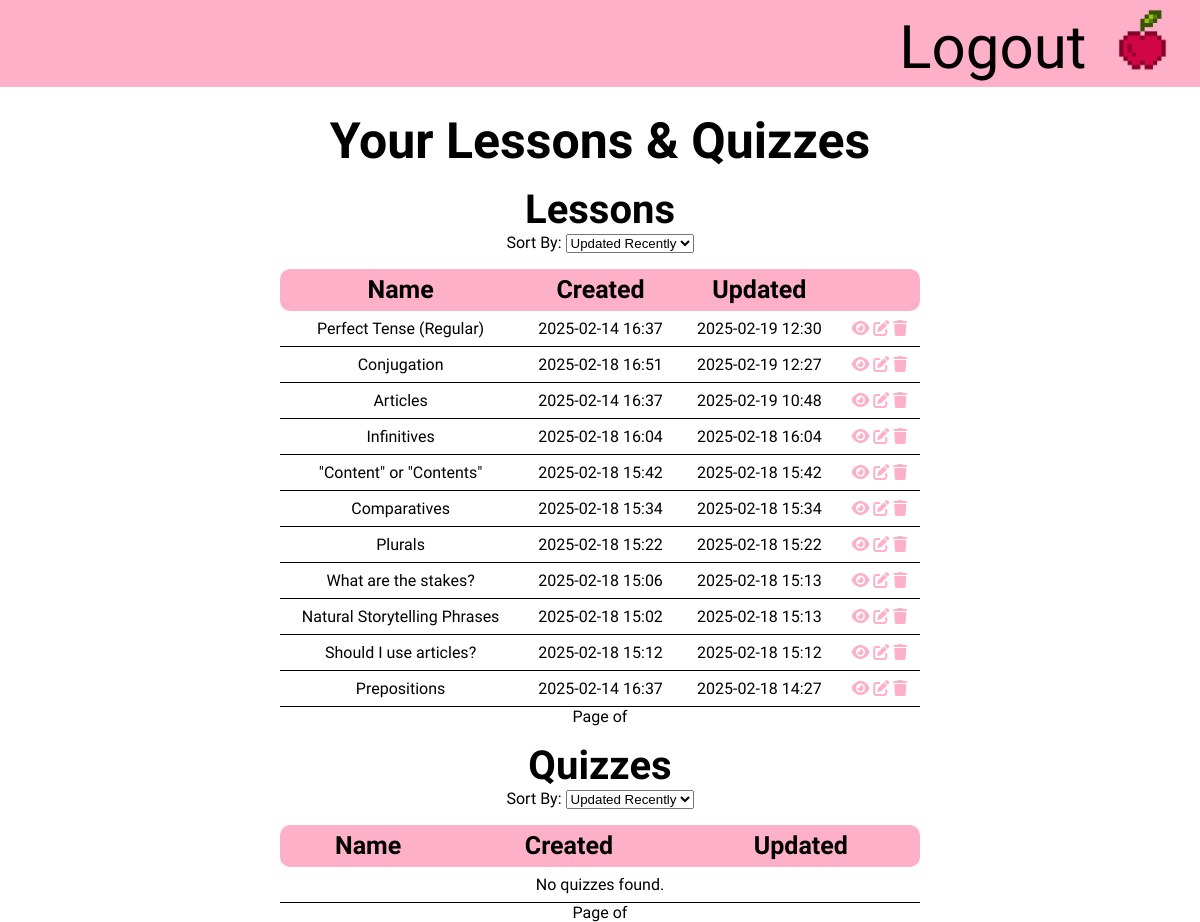
/dashboard/creator/view/ (signed in), run on an earlier commit of the app's database.
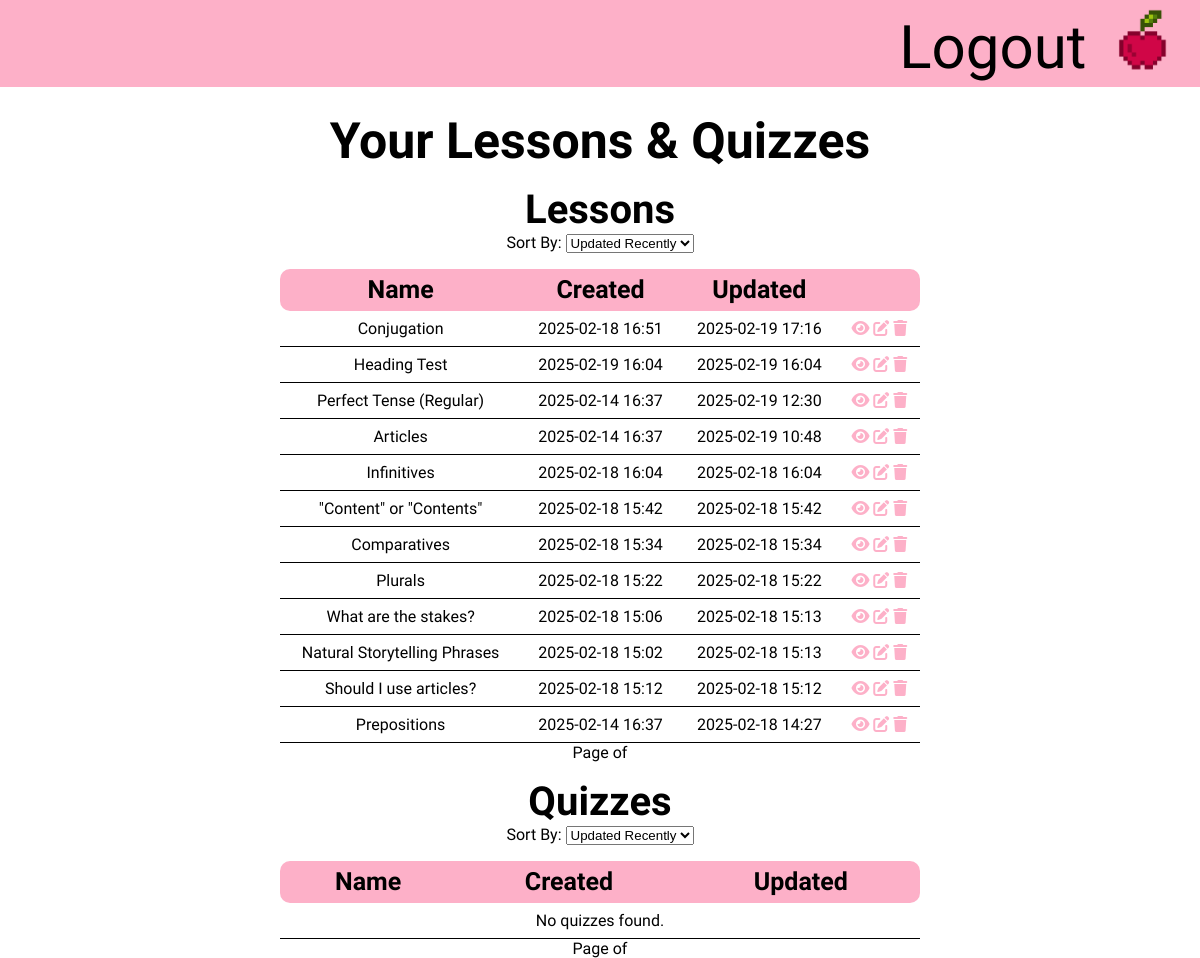
And on a later commit of the database.
### learning/models.py (models this page shows, shortened)
class Lesson(models.Model):
    title = models.CharField(max_length=255)
    preview = models.TextField(
        validators=[MinLengthValidator(200), MaxLengthValidator(300)],
        help_text="A short preview of the lesson (200-300 characters)",
    )
    content = CKEditor5Field(null=True, blank=True, config_name='default')
    created_by = models.ForeignKey(User, on_delete=models.CASCADE)
    created_at = models.DateTimeField(auto_now_add=True)
    updated_at = models.DateTimeField(auto_now=True)
    tags = models.ManyToManyField(Tag, related_name='lessons', blank=True)

### learning/views.py (the view)
# urls.py: path('dashboard/creator/view/', views.view_lessons_quizzes, name='view_lessons_quizzes'),
@login_required
@user_passes_test(is_content_creator)
def view_lessons_quizzes(request):
    sort_lessons = request.GET.get("sort_lessons", "-updated_at")
    lessons = Lesson.objects.filter(created_by=request.user).order_by(sort_lessons)
    sort_quizzes = request.GET.get("sort_quizzes", "-updated_at")
    quizzes = Quiz.objects.filter(created_by=request.user).order_by(sort_quizzes)
    return render(request, "contentCreator/view_lessons_quizzes.html", {"lessons": lessons, "quizzes": quizzes})

### learning/context_processors.py (called while the page is built)
def user_group_context(request):
    user_group = None
    if request.user.is_authenticated:
        if request.user.groups.filter(name="Content Creators").exists():
            user_group = "Content Creators"
        elif request.user.groups.filter(name="Students").exists():
            user_group = "Students"
    return {"user_group": user_group}

### learning/views.py (called while the page is built)
def is_content_creator(user):
    return user.groups.filter(name='Content Creators').exists()

### learning/templates/contentCreator/view_lessons_quizzes.html (shortened to what this page needs)
{% extends "base.html" %}
{% block content %}
<h1>Your Lessons & Quizzes</h1>
<h2>Lessons</h2>
<form method="get">
    <label for="sort_lessons">Sort By:</label>
    <select name="sort_lessons" id="sort_lessons" onchange="this.form.submit()">
        <option value="-updated_at" {% if request.GET.sort_lessons == "-updated_at" %}selected{% endif %}>Updated Recently</option>
    </select>
</form>
<table class="lessonsQuizzes">
    <thead>
        <tr>
            <th>Name</th>
            <th>Created</th>
            <th>Updated</th>
            <th></th>
        </tr>
    </thead>
    <tbody>
        {% for lesson in lessons %}
        <tr>
            <td>{{ lesson.title }}</td>
            <td>{{ lesson.created_at|date:"Y-m-d H:i" }}</td>
            <td>{{ lesson.updated_at|date:"Y-m-d H:i" }}</td>
            <td>
                <a href="{% url 'view_lesson' lesson.id %}" title="View Lesson">
                    <i class="fa-solid fa-eye" style="color: #fdb0c8;"></i>
                </a>
                <a href="{% url 'edit_lesson' lesson.id %}" title="Edit Lesson">
                    <i class="fa-solid fa-pen-to-square" style="color: #fdb0c8;"></i>
                </a>
                <form action="{% url 'delete_lesson' lesson.id %}" method="POST" style="display:inline;">
                    <button type="submit" onclick="return confirm('Are you sure you want to delete \'{{ lesson.title }}\'?');" class="delete-button">
                        <i class="fa-solid fa-trash" style="color: #fdb0c8;"></i>
                    </button>
                </form>
            </td>
        </tr>
        {% empty %}
        <tr><td colspan="3">No lessons found.</td></tr>
        {% endfor %}
    </tbody>
</table>
<div class="pagination">
    <span>Page {{ lessons.number }} of {{ lessons.paginator.num_pages }}</span>
</div>
<h2>Quizzes</h2>
<form method="get">
    <label for="sort_quizzes">Sort By:</label>
    <select name="sort_quizzes" id="sort_quizzes" onchange="this.form.submit()">
        <option value="-updated_at" {% if request.GET.sort_quizzes == "-updated_at" %}selected{% endif %}>Updated Recently</option>
    </select>
</form>
<table class="lessonsQuizzes">
    <thead>
        <tr>
            <th>Name</th>
            <th>Created</th>
            <th>Updated</th>
        </tr>
    </thead>
    <tbody>
        {% for quiz in quizzes %}
        <tr>
            <td>{{ quiz.title }}</td>
            <td>{{ quiz.created_at|date:"Y-m-d H:i" }}</td>
            <td>{{ quiz.updated_at|date:"Y-m-d H:i" }}</td>
        </tr>
        {% empty %}
        <tr><td colspan="3">No quizzes found.</td></tr>
        {% endfor %}
    </tbody>
</table>
<div class="pagination">
    <span>Page {{ quizzes.number }} of {{ quizzes.paginator.num_pages }}</span>
</div>
{% endblock %}

What changed in the data, as far as the page shows it:
changed Lesson "Conjugation": updated_at "2025-02-19 12:27" → "2025-02-19 17:16"; moves up the list
added Lesson: title "Heading Test", created_at "2025-02-19 16:04", updated_at "2025-02-19 16:04"
